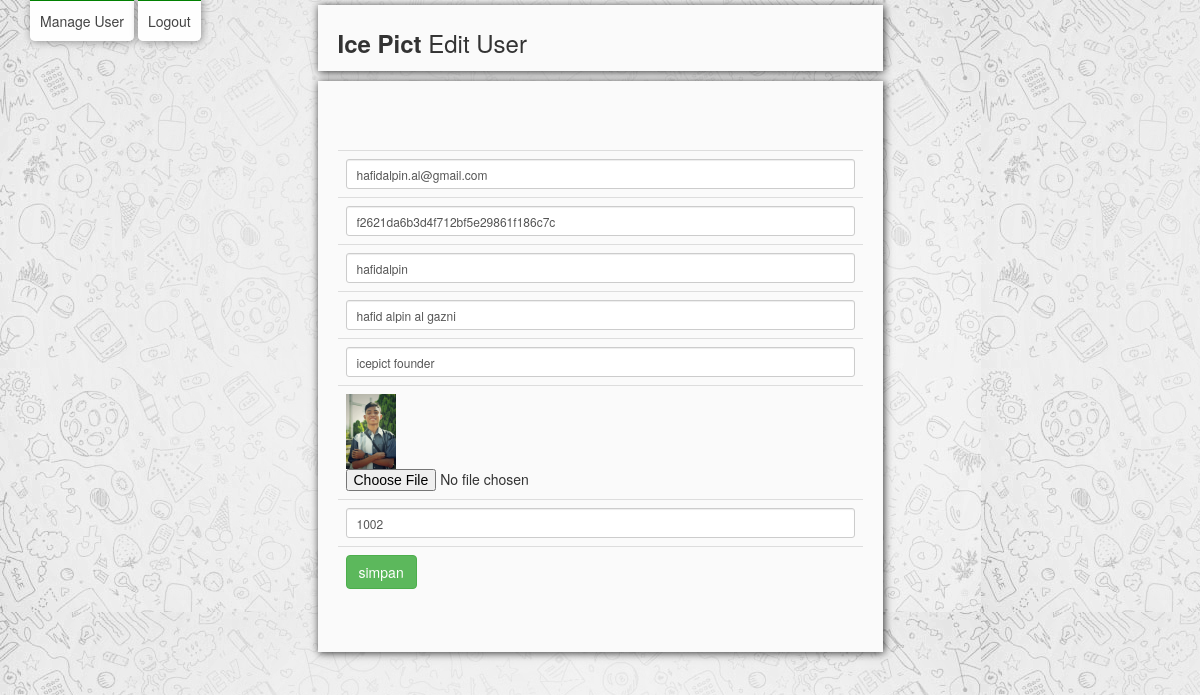
/admin/edit_user.php?id=28 (signed in), run on the app's committed database.
### tables this page shows
CREATE TABLE IF NOT EXISTS `user` (
  `id_user` int(50) NOT NULL AUTO_INCREMENT,
  `email` varchar(50) NOT NULL,
  `email_status` varchar(10) NOT NULL DEFAULT 'unverified',
  `password` varchar(50) NOT NULL,
  `username` varchar(32) NOT NULL,
  `fullname` varchar(50) NOT NULL,
  `bio` text NOT NULL,
  `profilpic` varchar(50) NOT NULL DEFAULT 'default.jpg',
  `reg_date` datetime NOT NULL,
  `ver_code` varchar(40) DEFAULT NULL,
  `forgot_key` varchar(40) DEFAULT NULL,
  `setting` varchar(1000) NOT NULL DEFAULT '{"private_account":true, "premium_account":false, "official_account":false}',
  `status` varchar(10) NOT NULL,
  `point` int(8) NOT NULL DEFAULT '0',
  PRIMARY KEY (`id_user`)
);

### admin/edit_user.php (the view, shortened to what this page needs)
<?php require_once('../Connections/konek.php'); ?>
<?php
if (!function_exists("GetSQLValueString")) {
function GetSQLValueString($theValue, $theType, $theDefinedValue = "", $theNotDefinedValue = "")
{
  $theValue = function_exists("mysql_real_escape_string") ? mysql_real_escape_string($theValue) : mysql_escape_string($theValue);
  switch ($theType) {
    case "long":
    case "int":
      $theValue = ($theValue != "") ? intval($theValue) : "NULL";
      break;
  }
  return $theValue;
}
}
$editFormAction = $_SERVER['PHP_SELF'];
if (isset($_SERVER['QUERY_STRING'])) {
  $editFormAction .= "?" . htmlentities($_SERVER['QUERY_STRING']);
}
$colname_edit_user = "-1";
if (isset($_GET['id'])) {
  $colname_edit_user = $_GET['id'];
}
$query_edit_user = sprintf("SELECT * FROM `user` WHERE id_user = %s", GetSQLValueString($colname_edit_user, "int"));
$edit_user = mysql_query($query_edit_user, $konek) or die(mysql_error());
$row_edit_user = mysql_fetch_assoc($edit_user);
?>
<!DOCTYPE html PUBLIC "-//W3C//DTD XHTML 1.0 Transitional//EN" "http://www.w3.org/TR/xhtml1/DTD/xhtml1-transitional.dtd">
<html xmlns="http://www.w3.org/1999/xhtml">
<head>
<link rel="stylesheet" href="../assets/css/bootstrap.min.css">
	<link rel="stylesheet" href="../assets/css/style.css">
</head>
<body>
	<div class="nav nav-bars">
		<ul class="pull-right">
			<li><a href="manage_user.php">Manage User</a></li>
			<li><a href="logout.php">Logout</a></li>
		</ul>
	</div>
    <div class="main-content">
		<div class="row">
			<div class="col-md-6 col-md-offset-3">
				<div class="row bg-dark photo padding">
			  <div class="col-md-12">
						<h3><strong>Ice Pict</strong> Edit User</h3>
				  </div>
				</div>
        <div class="row bg-dark photo padding">
					<div class="col-md-12">
<div class="row">
<div class="col-md-1">
                            </div>
<div class="col-md-9">
							</div>
</div>
						<div class="row">
						  <div class="col-md-12">
							</div>
						</div>
						<br/>
                        <div class="row">
						  <div class="col-md-10 pull-left">
							</div>
						</div>
                        <div class="row">
						  <div class="col-md-12">
                            </div>
</div>
</head>
<body>
<form action="<?php echo $editFormAction; ?>" method="post" enctype="multipart/form-data" name="form1" id="form1">
  <table align="center" class="table">
    <tr valign="baseline">
      <td><input type="text" name="email" value="<?php echo htmlentities($row_edit_user['email'], ENT_COMPAT, 'utf-8'); ?>" size="32" class= "form-control input-sm" placeholder="email"/></td>
    </tr>
    <tr valign="baseline">
      <td><input type="text" name="password" value="<?php echo htmlentities($row_edit_user['password'], ENT_COMPAT, 'utf-8'); ?>" size="32"class= "form-control input-sm" placeholder="password" /></td>
    </tr>
    <tr valign="baseline">
      <td><input type="text" name="username" value="<?php echo htmlentities($row_edit_user['username'], ENT_COMPAT, 'utf-8'); ?>" size="32"class= "form-control input-sm" placeholder="username" /></td>
    </tr>
    <tr valign="baseline">
      <td><input type="text" name="fullname" value="<?php echo htmlentities($row_edit_user['fullname'], ENT_COMPAT, 'utf-8'); ?>" size="32"class= "form-control input-sm" placeholder="fullname" /></td>
    </tr>
    <tr valign="baseline">
      <td><input type="text" name="bio" value="<?php echo htmlentities($row_edit_user['bio'], ENT_COMPAT, 'utf-8'); ?>" size="32"class= "form-control input-sm" placeholder="bio" /></td>
    </tr>
    <tr valign="baseline">
      <td><img src="../content/photo/<?php echo htmlentities($row_edit_user['profilpic'], ENT_COMPAT, 'utf-8'); ?>" width="50px"/><input type="file" name="profilpic" value="" size="32" /></td>
    </tr>
    <tr valign="baseline">
      <td><input type="text" name="point" value="<?php echo htmlentities($row_edit_user['point'], ENT_COMPAT, 'utf-8'); ?>" size="32"class= "form-control input-sm" placeholder="point" /></td>
    </tr>
    <tr valign="baseline">
      <td><input type="submit" value="simpan" class="btn btn-success"/></td>
    </tr>
  </table>
</form>
<p>&nbsp;</p>
</body>
</html>

### assets/css/style.css (style rules this page uses)
body { background-image: url('../img/bg-download_W.jpg'); background-attachment: fixed; }
.bg-dark { background-color: #fafafa; }
.photo { box-shadow: 1px 1px 8px rgba(0,0,0,.8); margin-bottom: 10px; }
.row { padding: 5px; margin-right: 0px; margin-left: 0px; }
.nav { margin-left: -10px; margin-top: 11px; position: fixed; }
.nav li { display: inline; padding: 10px; background-color: #fefefe; border-radius: 0px 0px 5px 5px; border-top: 3px solid green; box-shadow: 1px 1px 8px rgba(0,0,0,.4); }
.nav li a { color: #444; }
.padding { padding: 5px; }

### data on the page
user: email "hafidalpin.al@gmail.com", password "f2621da6b3d4f712bf5e29861f186c7c", username "hafidalpin", fullname "hafid alpin al gazni", bio "icepict founder", profilpic (picture), point "1002"
